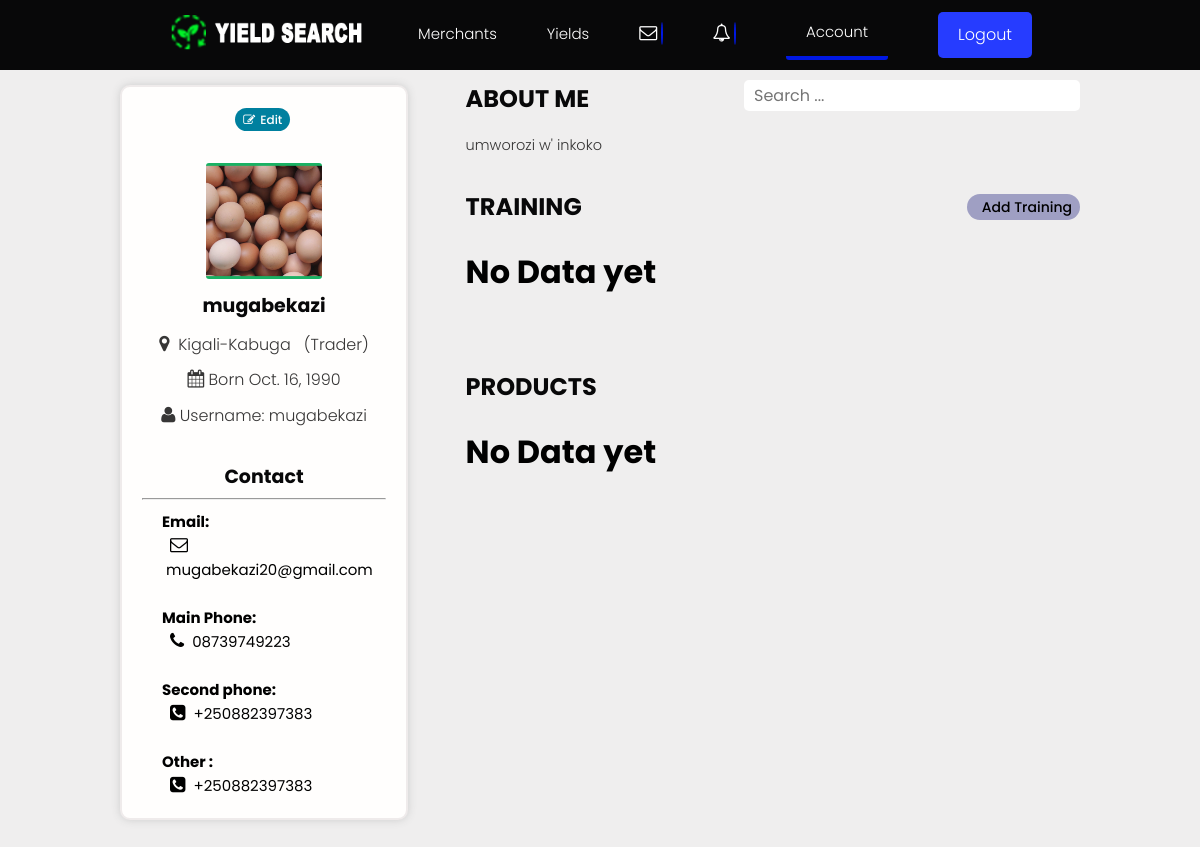
The app's page /account/ (signed in), older data.
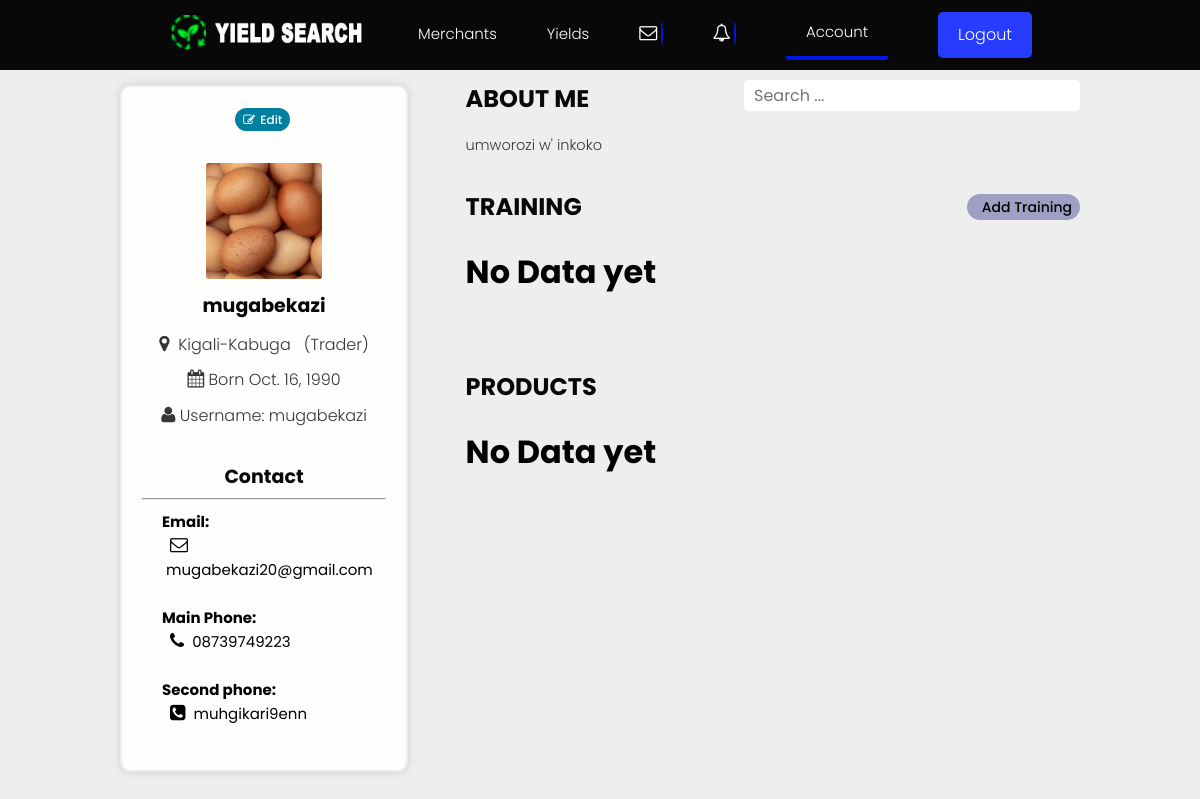
The same page, newer data.
### users/models.py (models this page shows, shortened)
class Profile(models.Model):
    user = models.OneToOneField(
        User, on_delete=models.CASCADE, null=True, blank=True, related_name="profile")
    name = models.CharField(max_length=200, blank=True, null=True)
    email = models.EmailField(max_length=500, blank=True, null=True)
    username = models.CharField(max_length=200, blank=True, null=True)
    born = models.DateField(max_length=200, null=True, verbose_name="Date of Birth")
    username = models.CharField(max_length=200, blank=True, null=True)
    location = models.CharField(max_length=200, blank=True, null=True)
    nid = models.PositiveIntegerField(max_length=16, blank=True, null=True)
    bio = models.TextField(blank=True, null=True)
    profile_image = models.ImageField(
        null=True, blank=True, upload_to='profiles/', default="profiles/user-default.png")
    account = models.CharField(max_length=200, blank=True, null=True)
    phone1 = models.CharField(blank=True,  max_length=13,  null=True, help_text='Example +2507XXXXXXXXXXX')
    phone2 = models.CharField(blank=True,  max_length=13, null=True, help_text='Example +2507XXXXXXXXXXX')
    created = models.DateTimeField(auto_now_add=True)
    updated = models.DateTimeField(auto_now=True)
    id = models.UUIDField(default=uuid.uuid4, unique=True,
                          primary_key=True, editable=False)
    class Meta:
        ordering = ['created']
    @property
    def imageURL(self):
        try:
            url = self.profile_image.url
        except:
            url = ''
        return url

### users/views.py (the view)
# urls.py: path('account/', views.userAccount, name="account"),
@login_required(login_url='login')
def userAccount(request):
    if request.user.is_staff:
        return redirect('/admin/')
    profile = request.user.profile
    trainings = profile.training_set.all()
    products = profile.owner.all().exclude(instock=None)
    if profile.bio == '':
        messages.info(request, "Complete Profile to be found")
        return redirect('account')
    context = {'profile': profile, 'trainings': trainings, 'products': products}
    return render(request, 'users/account.html', context)

### users/templates/users/account.html (shortened to what the changed rows need)
{% extends 'main.html' %}
{% load static %}
{% load humanize %}
{% block content %}
<main class="settingsPage profile my-md">
  <div class="container">
    <div class="layout">
      <div class="column column--1of3">
        <div class="card text-center">
          <div class="card__body dev">
            <a class="tag tag--pill tag--main settings__btn" href="{% url 'edit-account' %}"><i class="fa icon-edit"></i>
              Edit</a>
            <img id="myModalImg" alt="{{profile.name}}" class="avatar avatar--xl dev__avatar" src="{{profile.imageURL}}" />
            <h3 class="dev__name">{{profile.name}}</h3>
            <p class="dev__location"><i class="fa icon-map-marker" ></i> &nbsp;{{profile.location}} &nbsp; <span style="font-color:#000;">({{request.user.status}})</span></p>
            <p class="dev__location"><i class="fa icon-calendar" ></i> Born {{profile.born}}</p>
            <p class="dev__location"><i class="fa icon-user" ></i> Username:  {{profile.username}}</p>
            <br>
            <p class="dev__name">Contact</p>
            <hr>
            <div class="contact">
              <b>Email:</b> <br>
             &nbsp; <i class="fa icon-envelope-alt"></i>&nbsp;{{request.user.email}} <br><br>
              <b>Main Phone:</b> <br>
              &nbsp; <i class="fa fa icon-phone"></i>&nbsp;&nbsp;{{request.user.phone}} <br><br>
              {% if profile.phone1 %}
              <b>Second phone:</b> <br>
              &nbsp; <i class="fa icon-phone-sign"></i>&nbsp;&nbsp;{{profile.phone1}} <br><br>
              {% endif %}
              {% if profile.phone2 %}
              <b>Other :</b> <br>
              &nbsp; <i class="fa fa icon-phone-sign"></i>&nbsp;&nbsp;{{profile.phone2}}
              {% endif %}
            </div>
          </div>
        </div>
      </div>
      <div class="column column--2of3">
        <div class="devInfo">
          <h3 class="devInfo__title settings__title">About Me <input type="text" placeholder="Search ..." class="input-search" id="Search"/></h3>
          <p class="devInfo__about">{{profile.bio}}</p>
        </div>
      </div>
    </div>
  </div>
</main>
{% endblock %}

Row changes from the older to the newer data that the page shows:
changed Profile "mugabekazi": imageURL: a different picture; phone1 "+250882397383" → "muhgikari9enn"; phone2 "+250882397383" → (not shown)
Text that changed along with them:
text no longer shown: "Other :"
